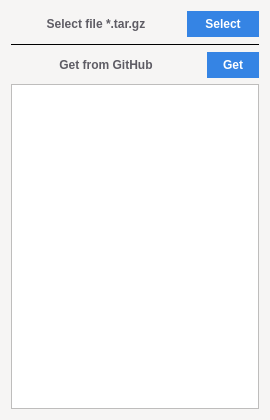
<?xml version="1.0" encoding="UTF-8"?>
<ui version="4.0">
 <class>AddDialog</class>
 <widget class="QDialog" name="AddDialog">
  <property name="windowModality">
   <enum>Qt::ApplicationModal</enum>
  </property>
  <property name="geometry">
   <rect>
    <x>0</x>
    <y>0</y>
    <width>270</width>
    <height>420</height>
   </rect>
  </property>
  <property name="minimumSize">
   <size>
    <width>270</width>
    <height>420</height>
   </size>
  </property>
  <property name="palette">
   <palette>
    <active>
     <colorrole role="WindowText">
      <brush brushstyle="SolidPattern">
       <color alpha="255">
        <red>0</red>
        <green>0</green>
        <blue>0</blue>
       </color>
      </brush>
     </colorrole>
     <colorrole role="Button">
      <brush brushstyle="SolidPattern">
       <color alpha="255">
        <red>246</red>
        <green>245</green>
        <blue>244</blue>
       </color>
      </brush>
     </colorrole>
     <colorrole role="Light">
      <brush brushstyle="SolidPattern">
       <color alpha="255">
        <red>255</red>
        <green>255</green>
        <blue>255</blue>
       </color>
      </brush>
     </colorrole>
     <colorrole role="Midlight">
      <brush brushstyle="SolidPattern">
       <color alpha="255">
        <red>250</red>
        <green>250</green>
        <blue>249</blue>
       </color>
      </brush>
     </colorrole>
     <colorrole role="Dark">
      <brush brushstyle="SolidPattern">
       <color alpha="255">
        <red>123</red>
        <green>122</green>
        <blue>122</blue>
       </color>
      </brush>
     </colorrole>
     <colorrole role="Mid">
      <brush brushstyle="SolidPattern">
       <color alpha="255">
        <red>164</red>
        <green>163</green>
        <blue>163</blue>
       </color>
      </brush>
     </colorrole>
     <colorrole role="Text">
      <brush brushstyle="SolidPattern">
       <color alpha="255">
        <red>0</red>
        <green>0</green>
        <blue>0</blue>
       </color>
      </brush>
     </colorrole>
     <colorrole role="BrightText">
      <brush brushstyle="SolidPattern">
       <color alpha="255">
        <red>255</red>
        <green>255</green>
        <blue>255</blue>
       </color>
      </brush>
     </colorrole>
     <colorrole role="ButtonText">
      <brush brushstyle="SolidPattern">
       <color alpha="255">
        <red>0</red>
        <green>0</green>
        <blue>0</blue>
       </color>
      </brush>
     </colorrole>
     <colorrole role="Base">
      <brush brushstyle="SolidPattern">
       <color alpha="255">
        <red>255</red>
        <green>255</green>
        <blue>255</blue>
       </color>
      </brush>
     </colorrole>
     <colorrole role="Window">
      <brush brushstyle="SolidPattern">
       <color alpha="255">
        <red>246</red>
        <green>245</green>
        <blue>244</blue>
       </color>
      </brush>
     </colorrole>
     <colorrole role="Shadow">
      <brush brushstyle="SolidPattern">
       <color alpha="255">
        <red>0</red>
        <green>0</green>
        <blue>0</blue>
       </color>
      </brush>
     </colorrole>
     <colorrole role="AlternateBase">
      <brush brushstyle="SolidPattern">
       <color alpha="255">
        <red>250</red>
        <green>250</green>
        <blue>249</blue>
       </color>
      </brush>
     </colorrole>
     <colorrole role="ToolTipBase">
      <brush brushstyle="SolidPattern">
       <color alpha="255">
        <red>255</red>
        <green>255</green>
        <blue>220</blue>
       </color>
      </brush>
     </colorrole>
     <colorrole role="ToolTipText">
      <brush brushstyle="SolidPattern">
       <color alpha="255">
        <red>0</red>
        <green>0</green>
        <blue>0</blue>
       </color>
      </brush>
     </colorrole>
     <colorrole role="PlaceholderText">
      <brush brushstyle="SolidPattern">
       <color alpha="128">
        <red>0</red>
        <green>0</green>
        <blue>0</blue>
       </color>
      </brush>
     </colorrole>
    </active>
    <inactive>
     <colorrole role="WindowText">
      <brush brushstyle="SolidPattern">
       <color alpha="255">
        <red>0</red>
        <green>0</green>
        <blue>0</blue>
       </color>
      </brush>
     </colorrole>
     <colorrole role="Button">
      <brush brushstyle="SolidPattern">
       <color alpha="255">
        <red>246</red>
        <green>245</green>
        <blue>244</blue>
       </color>
      </brush>
     </colorrole>
     <colorrole role="Light">
      <brush brushstyle="SolidPattern">
       <color alpha="255">
        <red>255</red>
        <green>255</green>
        <blue>255</blue>
       </color>
      </brush>
     </colorrole>
     <colorrole role="Midlight">
      <brush brushstyle="SolidPattern">
       <color alpha="255">
        <red>250</red>
        <green>250</green>
        <blue>249</blue>
       </color>
      </brush>
     </colorrole>
     <colorrole role="Dark">
      <brush brushstyle="SolidPattern">
       <color alpha="255">
        <red>123</red>
        <green>122</green>
        <blue>122</blue>
       </color>
      </brush>
     </colorrole>
     <colorrole role="Mid">
      <brush brushstyle="SolidPattern">
       <color alpha="255">
        <red>164</red>
        <green>163</green>
        <blue>163</blue>
       </color>
      </brush>
     </colorrole>
     <colorrole role="Text">
      <brush brushstyle="SolidPattern">
       <color alpha="255">
        <red>0</red>
        <green>0</green>
        <blue>0</blue>
       </color>
      </brush>
     </colorrole>
     <colorrole role="BrightText">
      <brush brushstyle="SolidPattern">
       <color alpha="255">
        <red>255</red>
        <green>255</green>
        <blue>255</blue>
       </color>
      </brush>
     </colorrole>
     <colorrole role="ButtonText">
      <brush brushstyle="SolidPattern">
       <color alpha="255">
        <red>0</red>
        <green>0</green>
        <blue>0</blue>
       </color>
      </brush>
     </colorrole>
     <colorrole role="Base">
      <brush brushstyle="SolidPattern">
       <color alpha="255">
        <red>255</red>
        <green>255</green>
        <blue>255</blue>
       </color>
      </brush>
     </colorrole>
     <colorrole role="Window">
      <brush brushstyle="SolidPattern">
       <color alpha="255">
        <red>246</red>
        <green>245</green>
        <blue>244</blue>
       </color>
      </brush>
     </colorrole>
     <colorrole role="Shadow">
      <brush brushstyle="SolidPattern">
       <color alpha="255">
        <red>0</red>
        <green>0</green>
        <blue>0</blue>
       </color>
      </brush>
     </colorrole>
     <colorrole role="AlternateBase">
      <brush brushstyle="SolidPattern">
       <color alpha="255">
        <red>250</red>
        <green>250</green>
        <blue>249</blue>
       </color>
      </brush>
     </colorrole>
     <colorrole role="ToolTipBase">
      <brush brushstyle="SolidPattern">
       <color alpha="255">
        <red>255</red>
        <green>255</green>
        <blue>220</blue>
       </color>
      </brush>
     </colorrole>
     <colorrole role="ToolTipText">
      <brush brushstyle="SolidPattern">
       <color alpha="255">
        <red>0</red>
        <green>0</green>
        <blue>0</blue>
       </color>
      </brush>
     </colorrole>
     <colorrole role="PlaceholderText">
      <brush brushstyle="SolidPattern">
       <color alpha="128">
        <red>0</red>
        <green>0</green>
        <blue>0</blue>
       </color>
      </brush>
     </colorrole>
    </inactive>
    <disabled>
     <colorrole role="WindowText">
      <brush brushstyle="SolidPattern">
       <color alpha="255">
        <red>123</red>
        <green>122</green>
        <blue>122</blue>
       </color>
      </brush>
     </colorrole>
     <colorrole role="Button">
      <brush brushstyle="SolidPattern">
       <color alpha="255">
        <red>246</red>
        <green>245</green>
        <blue>244</blue>
       </color>
      </brush>
     </colorrole>
     <colorrole role="Light">
      <brush brushstyle="SolidPattern">
       <color alpha="255">
        <red>255</red>
        <green>255</green>
        <blue>255</blue>
       </color>
      </brush>
     </colorrole>
     <colorrole role="Midlight">
      <brush brushstyle="SolidPattern">
       <color alpha="255">
        <red>250</red>
        <green>250</green>
        <blue>249</blue>
       </color>
      </brush>
     </colorrole>
     <colorrole role="Dark">
      <brush brushstyle="SolidPattern">
       <color alpha="255">
        <red>123</red>
        <green>122</green>
        <blue>122</blue>
       </color>
      </brush>
     </colorrole>
     <colorrole role="Mid">
      <brush brushstyle="SolidPattern">
       <color alpha="255">
        <red>164</red>
        <green>163</green>
        <blue>163</blue>
       </color>
      </brush>
     </colorrole>
     <colorrole role="Text">
      <brush brushstyle="SolidPattern">
       <color alpha="255">
        <red>123</red>
        <green>122</green>
        <blue>122</blue>
       </color>
      </brush>
     </colorrole>
     <colorrole role="BrightText">
      <brush brushstyle="SolidPattern">
       <color alpha="255">
        <red>255</red>
        <green>255</green>
        <blue>255</blue>
       </color>
      </brush>
     </colorrole>
     <colorrole role="ButtonText">
      <brush brushstyle="SolidPattern">
       <color alpha="255">
        <red>123</red>
        <green>122</green>
        <blue>122</blue>
       </color>
      </brush>
     </colorrole>
     <colorrole role="Base">
      <brush brushstyle="SolidPattern">
       <color alpha="255">
        <red>246</red>
        <green>245</green>
        <blue>244</blue>
       </color>
      </brush>
     </colorrole>
     <colorrole role="Window">
      <brush brushstyle="SolidPattern">
       <color alpha="255">
        <red>246</red>
        <green>245</green>
        <blue>244</blue>
       </color>
      </brush>
     </colorrole>
     <colorrole role="Shadow">
      <brush brushstyle="SolidPattern">
       <color alpha="255">
        <red>0</red>
        <green>0</green>
        <blue>0</blue>
       </color>
      </brush>
     </colorrole>
     <colorrole role="AlternateBase">
      <brush brushstyle="SolidPattern">
       <color alpha="255">
        <red>246</red>
        <green>245</green>
        <blue>244</blue>
       </color>
      </brush>
     </colorrole>
     <colorrole role="ToolTipBase">
      <brush brushstyle="SolidPattern">
       <color alpha="255">
        <red>255</red>
        <green>255</green>
        <blue>220</blue>
       </color>
      </brush>
     </colorrole>
     <colorrole role="ToolTipText">
      <brush brushstyle="SolidPattern">
       <color alpha="255">
        <red>0</red>
        <green>0</green>
        <blue>0</blue>
       </color>
      </brush>
     </colorrole>
     <colorrole role="PlaceholderText">
      <brush brushstyle="SolidPattern">
       <color alpha="128">
        <red>0</red>
        <green>0</green>
        <blue>0</blue>
       </color>
      </brush>
     </colorrole>
    </disabled>
   </palette>
  </property>
  <property name="windowTitle">
   <string>Dialog</string>
  </property>
  <layout class="QVBoxLayout" name="verticalLayout">
   <item>
    <layout class="QHBoxLayout" name="horizontalLayout">
     <item>
      <widget class="QLabel" name="label">
       <property name="sizePolicy">
        <sizepolicy hsizetype="Preferred" vsizetype="Maximum">
         <horstretch>0</horstretch>
         <verstretch>0</verstretch>
        </sizepolicy>
       </property>
       <property name="font">
        <font>
         <weight>75</weight>
         <bold>true</bold>
        </font>
       </property>
       <property name="styleSheet">
        <string notr="true">color: rgb(94, 92, 100);</string>
       </property>
       <property name="text">
        <string>Select file *.tar.gz</string>
       </property>
       <property name="alignment">
        <set>Qt::AlignCenter</set>
       </property>
      </widget>
     </item>
     <item>
      <widget class="QPushButton" name="select_button">
       <property name="sizePolicy">
        <sizepolicy hsizetype="Maximum" vsizetype="Fixed">
         <horstretch>0</horstretch>
         <verstretch>0</verstretch>
        </sizepolicy>
       </property>
       <property name="font">
        <font>
         <weight>75</weight>
         <bold>true</bold>
        </font>
       </property>
       <property name="cursor">
        <cursorShape>PointingHandCursor</cursorShape>
       </property>
       <property name="styleSheet">
        <string notr="true">background-color: rgb(53, 132, 228);
color: rgb(255, 255, 255);
border-style: solid;
border-width: 2px;
border-radius: 15px;
border-color: rgb(53, 132, 228);
padding: 4px;
width: 60px;
</string>
       </property>
       <property name="text">
        <string>Select</string>
       </property>
      </widget>
     </item>
    </layout>
   </item>
   <item>
    <widget class="Line" name="line">
     <property name="font">
      <font>
       <weight>50</weight>
       <bold>false</bold>
      </font>
     </property>
     <property name="frameShadow">
      <enum>QFrame::Plain</enum>
     </property>
     <property name="lineWidth">
      <number>1</number>
     </property>
     <property name="midLineWidth">
      <number>0</number>
     </property>
     <property name="orientation">
      <enum>Qt::Horizontal</enum>
     </property>
    </widget>
   </item>
   <item>
    <layout class="QHBoxLayout" name="horizontalLayout_2">
     <item>
      <widget class="QLabel" name="label_2">
       <property name="sizePolicy">
        <sizepolicy hsizetype="Preferred" vsizetype="Maximum">
         <horstretch>0</horstretch>
         <verstretch>0</verstretch>
        </sizepolicy>
       </property>
       <property name="font">
        <font>
         <weight>75</weight>
         <bold>true</bold>
        </font>
       </property>
       <property name="styleSheet">
        <string notr="true">color: rgb(94, 92, 100);</string>
       </property>
       <property name="text">
        <string>Get from GitHub</string>
       </property>
       <property name="alignment">
        <set>Qt::AlignCenter</set>
       </property>
      </widget>
     </item>
     <item>
      <widget class="QPushButton" name="get_button">
       <property name="sizePolicy">
        <sizepolicy hsizetype="Maximum" vsizetype="Fixed">
         <horstretch>0</horstretch>
         <verstretch>0</verstretch>
        </sizepolicy>
       </property>
       <property name="font">
        <font>
         <weight>75</weight>
         <bold>true</bold>
        </font>
       </property>
       <property name="cursor">
        <cursorShape>PointingHandCursor</cursorShape>
       </property>
       <property name="styleSheet">
        <string notr="true">background-color: rgb(53, 132, 228);
color: rgb(255, 255, 255);
border-style: solid;
border-width: 2px;
border-radius: 15px;
border-color: rgb(53, 132, 228);
padding: 4px;
width: 40px;
</string>
       </property>
       <property name="text">
        <string>Get</string>
       </property>
      </widget>
     </item>
    </layout>
   </item>
   <item>
    <layout class="QVBoxLayout" name="verticalLayout_2">
     <item>
      <widget class="QListView" name="listbooks">
       <property name="font">
        <font>
         <weight>75</weight>
         <bold>true</bold>
        </font>
       </property>
       <property name="editTriggers">
        <set>QAbstractItemView::NoEditTriggers</set>
       </property>
       <property name="showDropIndicator" stdset="0">
        <bool>false</bool>
       </property>
       <property name="defaultDropAction">
        <enum>Qt::IgnoreAction</enum>
       </property>
      </widget>
     </item>
    </layout>
   </item>
  </layout>
 </widget>
 <resources/>
 <connections/>
</ui>
